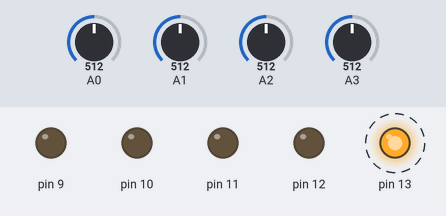
A program run on a simulated Arduino Uno, built with avr-gcc and run on an emulated ATmega328P. On the bench: output pins drawn as LEDs (lit = HIGH). Dashed ring = blinking. The inputs (shaded band) are chosen by the test bench; at power-on: A0 = 512, A1 = 512, A2 = 512, A3 = 512.

Above: at 0.5 s.
Timing chart, 0 to 4.6 s (numbered marks = the images above):
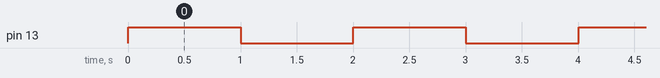

The program:

main.cpp
```cpp
#include <Arduino.h>
#include <nikolas.h>
#include <fuzzy_controll.h>

ls9110s_motor leftMotorData;
ls9110s_motor rightMotorData;
tcrt5000_controller lineFollowData;
FunctionBlock_Nikolas_motor_speed Nikolas_motor_speed;

void setup() {
    /* init data and probe */
    nikolas_init_left_motor(&leftMotorData);
    nikolas_init_right_motor(&rightMotorData);
    nikolas_init_line_follow_sensors(&lineFollowData);
    /*Nikolas_motor_speed = new FunctionBlock_Nikolas_motor_speed();*/
    pinMode(13, OUTPUT);

    //Serial.begin(57600);
}

void loop() {
    /* read sensors */
    tcrt5000_read_all (&lineFollowData);

    /*Nikolas_motor_speed->left_midle_sensor = lineFollowData.out3;
    Nikolas_motor_speed->left_sensor = lineFollowData.out4;
    Nikolas_motor_speed->right_middle_sensor = lineFollowData.out2;
    Nikolas_motor_speed->right_sensor = lineFollowData.out1;*/

    /*Nikolas_motor_speed->calc();*/

    digitalWrite(13, HIGH);
    delay(1000);
    digitalWrite(13, LOW);
    delay(1000);
}
```

Measured:
- by itself, pin 13: alternates HIGH for 1.0 s and LOW for 1.0 s
